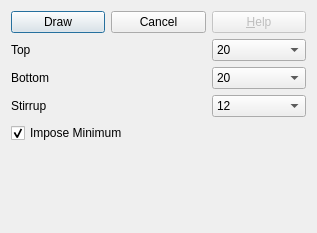
<?xml version="1.0" encoding="UTF-8"?>
<ui version="4.0">
 <class>Dialog</class>
 <widget class="QDialog" name="Dialog">
  <property name="geometry">
   <rect>
    <x>0</x>
    <y>0</y>
    <width>317</width>
    <height>233</height>
   </rect>
  </property>
  <property name="windowTitle">
   <string>Draw Rebars</string>
  </property>
  <property name="windowIcon">
   <iconset resource="../osafe_py_widgets/resource.qrc">
    <normaloff>:/safe/osafe_images/osafe_rebar.svg</normaloff>:/safe/osafe_images/osafe_rebar.svg</iconset>
  </property>
  <layout class="QGridLayout" name="gridLayout">
   <item row="4" column="0" colspan="3">
    <widget class="QCheckBox" name="impose_minimum_checkbox">
     <property name="text">
      <string>Impose Minimum</string>
     </property>
     <property name="checked">
      <bool>true</bool>
     </property>
    </widget>
   </item>
   <item row="0" column="0" colspan="3">
    <layout class="QHBoxLayout" name="horizontalLayout">
     <item>
      <widget class="QPushButton" name="create_pushbutton">
       <property name="text">
        <string>Draw</string>
       </property>
       <property name="icon">
        <iconset resource="../osafe_py_widgets/resource.qrc">
         <normaloff>:/safe/osafe_images/osafe_rebar.svg</normaloff>:/safe/osafe_images/osafe_rebar.svg</iconset>
       </property>
       <property name="iconSize">
        <size>
         <width>40</width>
         <height>40</height>
        </size>
       </property>
      </widget>
     </item>
     <item>
      <widget class="QPushButton" name="cancel_pushbutton">
       <property name="text">
        <string>Cancel</string>
       </property>
       <property name="icon">
        <iconset resource="../osafe_py_widgets/resource.qrc">
         <normaloff>:/safe/osafe_images/cancel.png</normaloff>:/safe/osafe_images/cancel.png</iconset>
       </property>
       <property name="iconSize">
        <size>
         <width>40</width>
         <height>40</height>
        </size>
       </property>
      </widget>
     </item>
     <item>
      <widget class="QPushButton" name="help">
       <property name="enabled">
        <bool>false</bool>
       </property>
       <property name="text">
        <string>&amp;Help</string>
       </property>
       <property name="icon">
        <iconset resource="../osafe_py_widgets/resource.qrc">
         <normaloff>:/safe/osafe_images/help.png</normaloff>:/safe/osafe_images/help.png</iconset>
       </property>
       <property name="iconSize">
        <size>
         <width>40</width>
         <height>40</height>
        </size>
       </property>
       <property name="shortcut">
        <string>F1</string>
       </property>
      </widget>
     </item>
    </layout>
   </item>
   <item row="2" column="2">
    <widget class="QComboBox" name="bot_rebar_diameter_combobox">
     <property name="currentIndex">
      <number>6</number>
     </property>
     <item>
      <property name="text">
       <string>8</string>
      </property>
     </item>
     <item>
      <property name="text">
       <string>10</string>
      </property>
     </item>
     <item>
      <property name="text">
       <string>12</string>
      </property>
     </item>
     <item>
      <property name="text">
       <string>14</string>
      </property>
     </item>
     <item>
      <property name="text">
       <string>16</string>
      </property>
     </item>
     <item>
      <property name="text">
       <string>18</string>
      </property>
     </item>
     <item>
      <property name="text">
       <string>20</string>
      </property>
     </item>
     <item>
      <property name="text">
       <string>22</string>
      </property>
     </item>
     <item>
      <property name="text">
       <string>25</string>
      </property>
     </item>
     <item>
      <property name="text">
       <string>28</string>
      </property>
     </item>
     <item>
      <property name="text">
       <string>30</string>
      </property>
     </item>
     <item>
      <property name="text">
       <string>33</string>
      </property>
     </item>
     <item>
      <property name="text">
       <string>36</string>
      </property>
     </item>
    </widget>
   </item>
   <item row="3" column="2">
    <widget class="QComboBox" name="stirrup_rebar_diameter_combobox">
     <property name="currentIndex">
      <number>2</number>
     </property>
     <item>
      <property name="text">
       <string>8</string>
      </property>
     </item>
     <item>
      <property name="text">
       <string>10</string>
      </property>
     </item>
     <item>
      <property name="text">
       <string>12</string>
      </property>
     </item>
     <item>
      <property name="text">
       <string>14</string>
      </property>
     </item>
     <item>
      <property name="text">
       <string>16</string>
      </property>
     </item>
     <item>
      <property name="text">
       <string>18</string>
      </property>
     </item>
     <item>
      <property name="text">
       <string>20</string>
      </property>
     </item>
     <item>
      <property name="text">
       <string>22</string>
      </property>
     </item>
     <item>
      <property name="text">
       <string>25</string>
      </property>
     </item>
     <item>
      <property name="text">
       <string>28</string>
      </property>
     </item>
     <item>
      <property name="text">
       <string>30</string>
      </property>
     </item>
     <item>
      <property name="text">
       <string>33</string>
      </property>
     </item>
     <item>
      <property name="text">
       <string>36</string>
      </property>
     </item>
    </widget>
   </item>
   <item row="2" column="0" colspan="2">
    <widget class="QLabel" name="label_4">
     <property name="text">
      <string>Bottom</string>
     </property>
    </widget>
   </item>
   <item row="3" column="0" colspan="2">
    <widget class="QLabel" name="label_5">
     <property name="text">
      <string>Stirrup</string>
     </property>
    </widget>
   </item>
   <item row="1" column="0" colspan="2">
    <widget class="QLabel" name="label_3">
     <property name="text">
      <string>Top</string>
     </property>
    </widget>
   </item>
   <item row="1" column="2">
    <widget class="QComboBox" name="top_rebar_diameter_combobox">
     <property name="currentIndex">
      <number>6</number>
     </property>
     <item>
      <property name="text">
       <string>8</string>
      </property>
     </item>
     <item>
      <property name="text">
       <string>10</string>
      </property>
     </item>
     <item>
      <property name="text">
       <string>12</string>
      </property>
     </item>
     <item>
      <property name="text">
       <string>14</string>
      </property>
     </item>
     <item>
      <property name="text">
       <string>16</string>
      </property>
     </item>
     <item>
      <property name="text">
       <string>18</string>
      </property>
     </item>
     <item>
      <property name="text">
       <string>20</string>
      </property>
     </item>
     <item>
      <property name="text">
       <string>22</string>
      </property>
     </item>
     <item>
      <property name="text">
       <string>25</string>
      </property>
     </item>
     <item>
      <property name="text">
       <string>28</string>
      </property>
     </item>
     <item>
      <property name="text">
       <string>30</string>
      </property>
     </item>
     <item>
      <property name="text">
       <string>33</string>
      </property>
     </item>
     <item>
      <property name="text">
       <string>36</string>
      </property>
     </item>
    </widget>
   </item>
   <item row="5" column="0">
    <spacer name="verticalSpacer">
     <property name="orientation">
      <enum>Qt::Vertical</enum>
     </property>
     <property name="sizeHint" stdset="0">
      <size>
       <width>20</width>
       <height>40</height>
      </size>
     </property>
    </spacer>
   </item>
  </layout>
 </widget>
 <resources>
  <include location="../osafe_py_widgets/resource.qrc"/>
 </resources>
 <connections/>
</ui>
